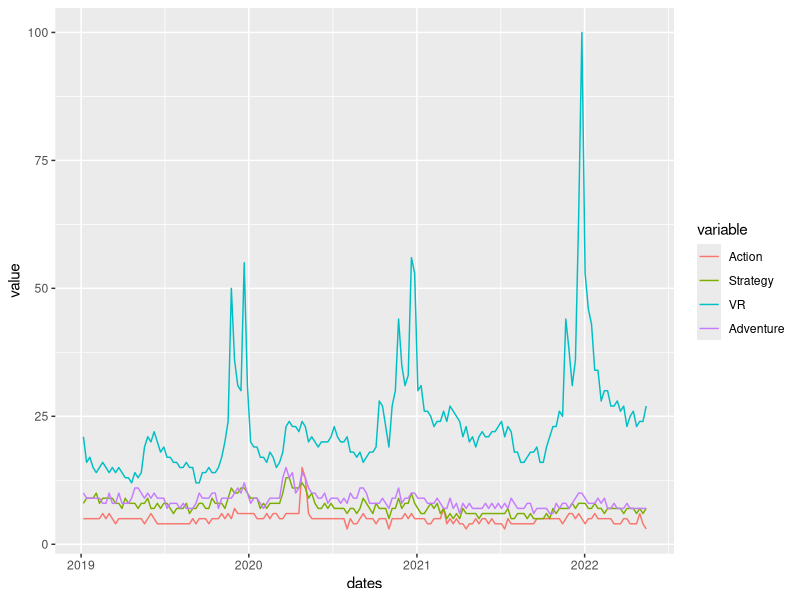

This chart was generated by the following R code:
library(tidyverse)
library(lubridate)
library(reshape2)

file3 <- read_csv(file = "data/multiTimeline.csv")
melted_df <- melt(file3, id = "dates")
dates <- as.Date(file3$dates)
date_months <- month(dates)
processed_df <- data.frame(dates ,melted_df)
new_df <- left_join(file3, processed_df) 

genre_trend_line <- ggplot(melted_df, aes(x = dates, y = value, color = variable)) + 
  geom_line() 
